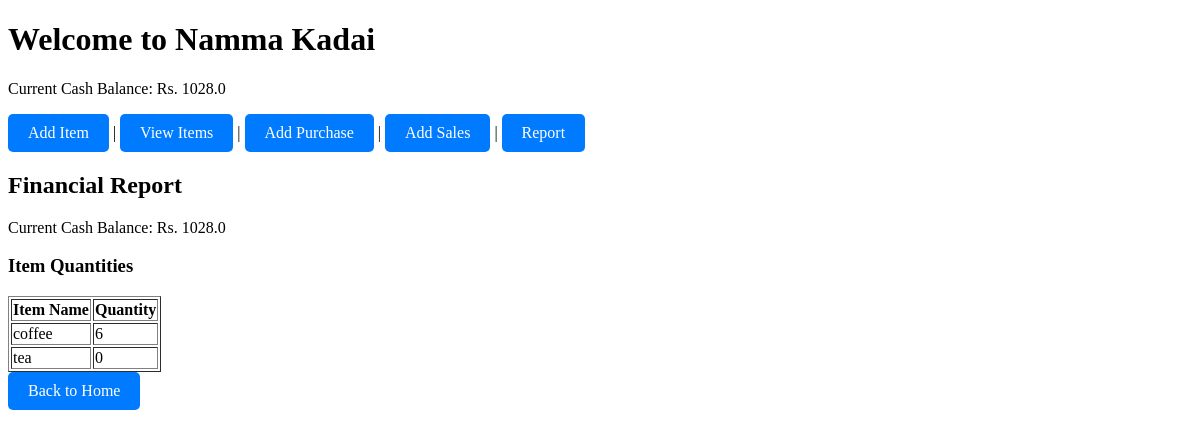
Screenshot of /report with the database file from the repository.
### models.py (models this page shows)
class Company(db.Model):
    id = db.Column(db.Integer, primary_key=True)
    company_name = db.Column(db.String(100), nullable=False)
    cash_balance = db.Column(db.Float, default=1000)

class Item(db.Model):
    id = db.Column(db.Integer, primary_key=True)
    item_name = db.Column(db.String(50), nullable=False)
    qty = db.Column(db.Integer, default=0)

### app.py (the view)
@app.route('/report')
def report():
    company = Company.query.first()
    items = Item.query.all()
    return render_template('report.html', cash_balance=company.cash_balance, items=items)

### templates/report.html (shortened to what this page needs)
<!DOCTYPE html>
<html lang="en">
<head>
</head>
<body>
<!DOCTYPE html>
<html lang="en">
<head>
</head><body>
    <h1 style="align-content: center;">Welcome to Namma Kadai</h1>
    <p>Current Cash Balance: Rs. {{ cash_balance }}</p>
    <nav>
        <a href="{{ url_for('add_item') }}" class="button">Add Item</a> |
        <a href="{{ url_for('view_items') }}" class="button">View Items</a> |
        <a href="{{ url_for('add_purchase') }}" class="button">Add Purchase</a> |
        <a href="{{ url_for('add_sales') }}" class="button">Add Sales</a> |
        <a href="{{ url_for('report') }}" class="button">Report</a>
    </nav>
</body>
</html>
    <h2>Financial Report</h2>
    <p>Current Cash Balance: Rs. {{ cash_balance }}</p>
    <h3>Item Quantities</h3>
    <table border="1">
        <tr>
            <th>Item Name</th>
            <th>Quantity</th>
        </tr>
        {% for item in items %}
        <tr>
            <td>{{ item.item_name }}</td>
            <td>{{ item.qty }}</td>
        </tr>
        {% endfor %}
    </table>
    <a href="{{ url_for('index') }}" class="button">Back to Home</a>
</body>
</html>

### templates/report.html (style rules this page uses)
.button { display: inline-block; padding: 10px 20px; font-size: 16px; color: white; background-color: #007BFF; border: none; border-radius: 5px; text-decoration: none; text-align: center; transition: background-color 0.3s; }
body { background-image: url('https://cdn.vectorstock.com/i/1000x1000/63/80/businessman-with-statistics-vector-41426380.webp'); background-repeat: no-repeat; background-attachment: fixed; background-size: 1550px 750px; }

### rows the page displays
Company: cash_balance "1028.0"
Item: item_name "coffee", qty "6"
Item: item_name "tea", qty "0"
